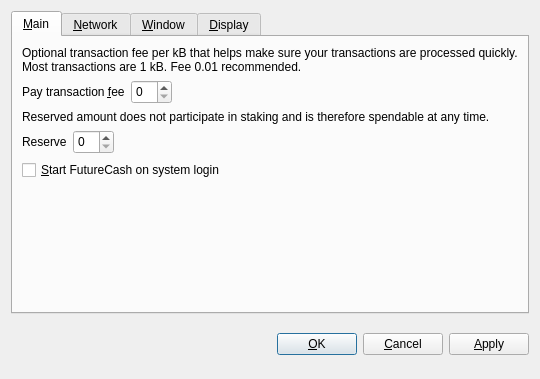
<?xml version="1.0" encoding="UTF-8"?>
<ui version="4.0">
 <class>OptionsDialog</class>
 <widget class="QDialog" name="OptionsDialog">
  <property name="geometry">
   <rect>
    <x>0</x>
    <y>0</y>
    <width>540</width>
    <height>379</height>
   </rect>
  </property>
  <property name="windowTitle">
   <string>Options</string>
  </property>
  <property name="modal">
   <bool>true</bool>
  </property>
  <layout class="QVBoxLayout" name="verticalLayout">
   <item>
    <widget class="QTabWidget" name="tabWidget">
     <property name="tabPosition">
      <enum>QTabWidget::North</enum>
     </property>
     <property name="currentIndex">
      <number>0</number>
     </property>
     <widget class="QWidget" name="tabMain">
      <attribute name="title">
       <string>&amp;Main</string>
      </attribute>
      <layout class="QVBoxLayout" name="verticalLayout_Main">
       <item>
        <widget class="QLabel" name="transactionFeeInfoLabel">
         <property name="text">
          <string>Optional transaction fee per kB that helps make sure your transactions are processed quickly. Most transactions are 1 kB. Fee 0.01 recommended.</string>
         </property>
         <property name="textFormat">
          <enum>Qt::PlainText</enum>
         </property>
         <property name="wordWrap">
          <bool>true</bool>
         </property>
        </widget>
       </item>
       <item>
        <layout class="QHBoxLayout" name="horizontalLayoutFee">
         <item>
          <widget class="QLabel" name="transactionFeeLabel">
           <property name="text">
            <string>Pay transaction &amp;fee</string>
           </property>
           <property name="textFormat">
            <enum>Qt::PlainText</enum>
           </property>
           <property name="buddy">
            <cstring>transactionFee</cstring>
           </property>
          </widget>
         </item>
         <item>
          <widget class="BitcoinAmountField" name="transactionFee">
           <property name="minimumSize">
            <size>
             <width>0</width>
             <height>24</height>
            </size>
           </property>
           <property name="maximumSize">
            <size>
             <width>16777215</width>
             <height>24</height>
            </size>
           </property>
          </widget>
         </item>
         <item>
          <spacer name="horizontalSpacerFee">
           <property name="orientation">
            <enum>Qt::Horizontal</enum>
           </property>
           <property name="sizeHint" stdset="0">
            <size>
             <width>40</width>
             <height>20</height>
            </size>
           </property>
          </spacer>
         </item>
        </layout>
       </item>
       <item>
        <widget class="QLabel" name="reserveBalanceInfoLabel">
         <property name="text">
          <string>Reserved amount does not participate in staking and is therefore spendable at any time.</string>
         </property>
         <property name="textFormat">
          <enum>Qt::PlainText</enum>
         </property>
         <property name="wordWrap">
          <bool>true</bool>
         </property>
        </widget>
       </item>
       <item>
        <layout class="QHBoxLayout" name="horizontalLayoutReserveBalance">
         <item>
          <widget class="QLabel" name="reserveBalanceLabel">
           <property name="text">
            <string>Reserve</string>
           </property>
           <property name="textFormat">
            <enum>Qt::PlainText</enum>
           </property>
           <property name="buddy">
            <cstring>reserveBalance</cstring>
           </property>
          </widget>
         </item>
         <item>
          <widget class="BitcoinAmountField" name="reserveBalance">
           <property name="minimumSize">
            <size>
             <width>0</width>
             <height>24</height>
            </size>
           </property>
           <property name="maximumSize">
            <size>
             <width>16777215</width>
             <height>24</height>
            </size>
           </property>
          </widget>
         </item>
         <item>
          <spacer name="horizontalSpacerReserveBalance">
           <property name="orientation">
            <enum>Qt::Horizontal</enum>
           </property>
           <property name="sizeHint" stdset="0">
            <size>
             <width>40</width>
             <height>20</height>
            </size>
           </property>
          </spacer>
         </item>
        </layout>
       </item>
       <item>
        <widget class="QCheckBox" name="bitcoinAtStartup">
         <property name="toolTip">
          <string>Automatically start FutureCash after logging in to the system.</string>
         </property>
         <property name="text">
          <string>&amp;Start FutureCash on system login</string>
         </property>
        </widget>
       </item>
       <item>
        <spacer name="verticalSpacer_Main">
         <property name="orientation">
          <enum>Qt::Vertical</enum>
         </property>
         <property name="sizeHint" stdset="0">
          <size>
           <width>20</width>
           <height>40</height>
          </size>
         </property>
        </spacer>
       </item>
      </layout>
     </widget>
     <widget class="QWidget" name="tabNetwork">
      <attribute name="title">
       <string>&amp;Network</string>
      </attribute>
      <layout class="QVBoxLayout" name="verticalLayout_Network">
       <item>
        <widget class="QCheckBox" name="mapPortUpnp">
         <property name="toolTip">
          <string>Automatically open the FutureCash client port on the router. This only works when your router supports UPnP and it is enabled.</string>
         </property>
         <property name="text">
          <string>Map port using &amp;UPnP</string>
         </property>
        </widget>
       </item>
       <item>
        <widget class="QCheckBox" name="connectSocks">
         <property name="toolTip">
          <string>Connect to the FutureCash network through a SOCKS5 proxy (e.g. when connecting through Tor).</string>
         </property>
         <property name="text">
          <string>&amp;Connect through SOCKS5 proxy:</string>
         </property>
        </widget>
       </item>
       <item>
        <layout class="QHBoxLayout" name="horizontalLayout_Network">
         <item>
          <widget class="QLabel" name="proxyIpLabel">
           <property name="text">
            <string>Proxy &amp;IP:</string>
           </property>
           <property name="textFormat">
            <enum>Qt::PlainText</enum>
           </property>
           <property name="buddy">
            <cstring>proxyIp</cstring>
           </property>
          </widget>
         </item>
         <item>
          <widget class="QValidatedLineEdit" name="proxyIp">
           <property name="minimumSize">
            <size>
             <width>0</width>
             <height>24</height>
            </size>
           </property>
           <property name="maximumSize">
            <size>
             <width>140</width>
             <height>24</height>
            </size>
           </property>
           <property name="toolTip">
            <string>IP address of the proxy (e.g. 127.0.0.1)</string>
           </property>
          </widget>
         </item>
         <item>
          <widget class="QLabel" name="proxyPortLabel">
           <property name="text">
            <string>&amp;Port:</string>
           </property>
           <property name="textFormat">
            <enum>Qt::PlainText</enum>
           </property>
           <property name="buddy">
            <cstring>proxyPort</cstring>
           </property>
          </widget>
         </item>
         <item>
          <widget class="QLineEdit" name="proxyPort">
           <property name="minimumSize">
            <size>
             <width>0</width>
             <height>24</height>
            </size>
           </property>
           <property name="maximumSize">
            <size>
             <width>55</width>
             <height>24</height>
            </size>
           </property>
           <property name="toolTip">
            <string>Port of the proxy (e.g. 9050)</string>
           </property>
          </widget>
         </item>
         <item>
          <spacer name="horizontalSpacer_Network">
           <property name="orientation">
            <enum>Qt::Horizontal</enum>
           </property>
           <property name="sizeHint" stdset="0">
            <size>
             <width>40</width>
             <height>20</height>
            </size>
           </property>
          </spacer>
         </item>
        </layout>
       </item>
       <item>
        <spacer name="verticalSpacer_Network">
         <property name="orientation">
          <enum>Qt::Vertical</enum>
         </property>
         <property name="sizeHint" stdset="0">
          <size>
           <width>20</width>
           <height>40</height>
          </size>
         </property>
        </spacer>
       </item>
      </layout>
     </widget>
     <widget class="QWidget" name="tabWindow">
      <attribute name="title">
       <string>&amp;Window</string>
      </attribute>
      <layout class="QVBoxLayout" name="verticalLayout_Window">
       <item>
        <widget class="QCheckBox" name="minimizeToTray">
         <property name="toolTip">
          <string>Show only a tray icon after minimizing the window.</string>
         </property>
         <property name="text">
          <string>&amp;Minimize to the tray instead of the taskbar</string>
         </property>
        </widget>
       </item>
       <item>
        <widget class="QCheckBox" name="minimizeOnClose">
         <property name="toolTip">
          <string>Minimize instead of exit the application when the window is closed. When this option is enabled, the application will be closed only after selecting Quit in the menu.</string>
         </property>
         <property name="text">
          <string>M&amp;inimize on close</string>
         </property>
        </widget>
       </item>
       <item>
        <spacer name="verticalSpacer_Window">
         <property name="orientation">
          <enum>Qt::Vertical</enum>
         </property>
         <property name="sizeHint" stdset="0">
          <size>
           <width>20</width>
           <height>40</height>
          </size>
         </property>
        </spacer>
       </item>
      </layout>
     </widget>
     <widget class="QWidget" name="tabDisplay">
      <attribute name="title">
       <string>&amp;Display</string>
      </attribute>
      <layout class="QVBoxLayout" name="verticalLayout_Display">
       <item>
        <layout class="QHBoxLayout" name="horizontalLayout_1_Display">
         <item>
          <widget class="QLabel" name="langLabel">
           <property name="text">
            <string>User Interface &amp;language:</string>
           </property>
           <property name="textFormat">
            <enum>Qt::PlainText</enum>
           </property>
           <property name="buddy">
            <cstring>lang</cstring>
           </property>
          </widget>
         </item>
         <item>
          <widget class="QValueComboBox" name="lang">
           <property name="minimumSize">
            <size>
             <width>0</width>
             <height>24</height>
            </size>
           </property>
           <property name="maximumSize">
            <size>
             <width>16777215</width>
             <height>24</height>
            </size>
           </property>
           <property name="toolTip">
            <string>The user interface language can be set here. This setting will take effect after restarting FutureCash.</string>
           </property>
          </widget>
         </item>
        </layout>
       </item>
       <item>
        <layout class="QHBoxLayout" name="horizontalLayout_2_Display">
         <item>
          <widget class="QLabel" name="unitLabel">
           <property name="text">
            <string>&amp;Unit to show amounts in:</string>
           </property>
           <property name="textFormat">
            <enum>Qt::PlainText</enum>
           </property>
           <property name="buddy">
            <cstring>unit</cstring>
           </property>
          </widget>
         </item>
         <item>
          <widget class="QValueComboBox" name="unit">
           <property name="minimumSize">
            <size>
             <width>0</width>
             <height>24</height>
            </size>
           </property>
           <property name="maximumSize">
            <size>
             <width>16777215</width>
             <height>24</height>
            </size>
           </property>
           <property name="toolTip">
            <string>Choose the default subdivision unit to show in the interface and when sending coins.</string>
           </property>
          </widget>
         </item>
        </layout>
       </item>
       <item>
        <widget class="QCheckBox" name="coinControlFeatures">
         <property name="toolTip">
          <string>Whether to show coin control features or not.</string>
         </property>
         <property name="text">
          <string>Display coin &amp;control features (experts only!)</string>
         </property>
        </widget>
       </item>
       <item>
        <spacer name="verticalSpacer_Display">
         <property name="orientation">
          <enum>Qt::Vertical</enum>
         </property>
         <property name="sizeHint" stdset="0">
          <size>
           <width>20</width>
           <height>40</height>
          </size>
         </property>
        </spacer>
       </item>
      </layout>
     </widget>
    </widget>
   </item>
   <item>
    <layout class="QHBoxLayout" name="horizontalLayout_Buttons">
     <item>
      <spacer name="horizontalSpacer_1">
       <property name="orientation">
        <enum>Qt::Horizontal</enum>
       </property>
       <property name="sizeHint" stdset="0">
        <size>
         <width>40</width>
         <height>48</height>
        </size>
       </property>
      </spacer>
     </item>
     <item>
      <widget class="QLabel" name="statusLabel">
       <property name="font">
        <font>
         <weight>75</weight>
         <bold>true</bold>
        </font>
       </property>
       <property name="text">
        <string/>
       </property>
       <property name="textFormat">
        <enum>Qt::PlainText</enum>
       </property>
       <property name="wordWrap">
        <bool>true</bool>
       </property>
      </widget>
     </item>
     <item>
      <spacer name="horizontalSpacer_2">
       <property name="orientation">
        <enum>Qt::Horizontal</enum>
       </property>
       <property name="sizeHint" stdset="0">
        <size>
         <width>40</width>
         <height>48</height>
        </size>
       </property>
      </spacer>
     </item>
     <item>
      <widget class="QPushButton" name="okButton">
       <property name="text">
        <string>&amp;OK</string>
       </property>
      </widget>
     </item>
     <item>
      <widget class="QPushButton" name="cancelButton">
       <property name="text">
        <string>&amp;Cancel</string>
       </property>
       <property name="autoDefault">
        <bool>false</bool>
       </property>
      </widget>
     </item>
     <item>
      <widget class="QPushButton" name="applyButton">
       <property name="text">
        <string>&amp;Apply</string>
       </property>
       <property name="autoDefault">
        <bool>false</bool>
       </property>
      </widget>
     </item>
    </layout>
   </item>
  </layout>
 </widget>
 <customwidgets>
  <customwidget>
   <class>BitcoinAmountField</class>
   <extends>QSpinBox</extends>
   <header>bitcoinamountfield.h</header>
   <container>1</container>
  </customwidget>
  <customwidget>
   <class>QValidatedLineEdit</class>
   <extends>QLineEdit</extends>
   <header>qvalidatedlineedit.h</header>
  </customwidget>
  <customwidget>
   <class>QValueComboBox</class>
   <extends>QComboBox</extends>
   <header>qvaluecombobox.h</header>
  </customwidget>
 </customwidgets>
 <resources/>
 <connections/>
</ui>
